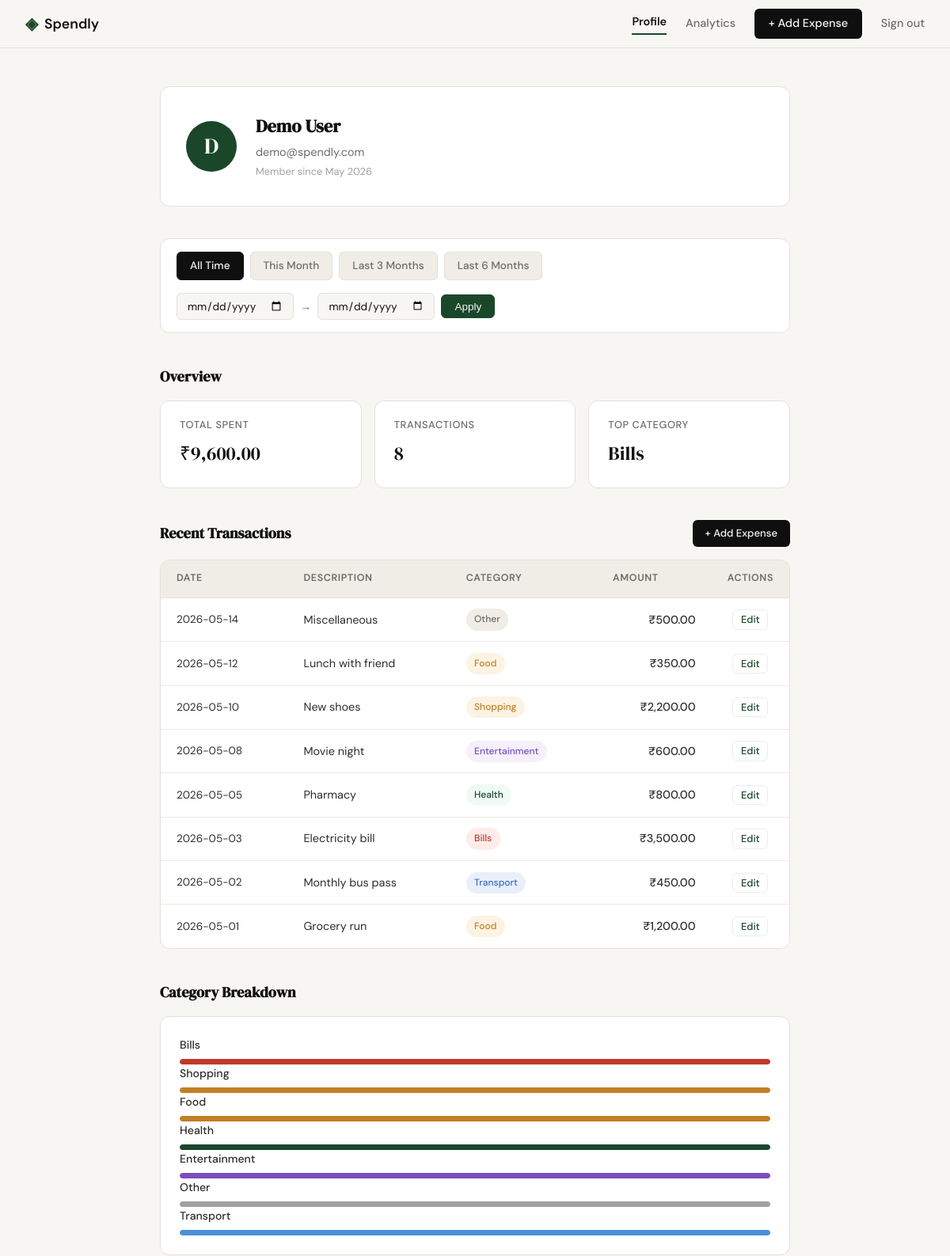
The page /profile (signed in, upper part) on the database as committed earlier.
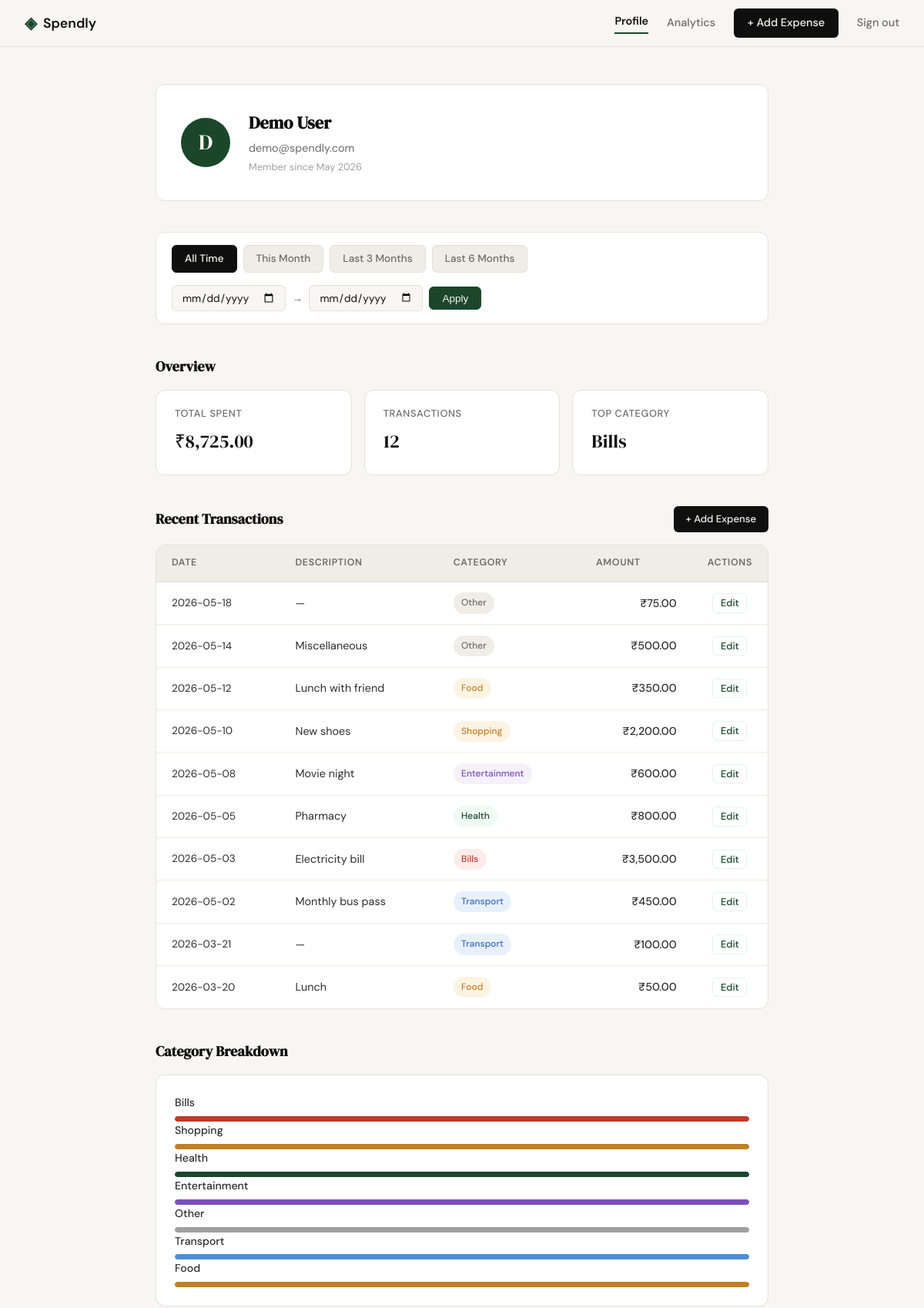
The same page on the database as committed later.
### tables this page shows
CREATE TABLE users (
            id            INTEGER PRIMARY KEY AUTOINCREMENT,
            name          TEXT    NOT NULL,
            email         TEXT    NOT NULL UNIQUE,
            password_hash TEXT    NOT NULL,
            created_at    TEXT    DEFAULT (datetime('now'))
        );

CREATE TABLE expenses (
            id          INTEGER PRIMARY KEY AUTOINCREMENT,
            user_id     INTEGER NOT NULL REFERENCES users(id),
            amount      REAL    NOT NULL,
            category    TEXT    NOT NULL,
            date        TEXT    NOT NULL,
            description TEXT,
            created_at  TEXT    DEFAULT (datetime('now'))
        );

### app.py (the view)
@app.route("/profile")
def profile():
    if not session.get("user_id"):
        return redirect(url_for("login"))
    user = get_user_by_id(session["user_id"])
    if user is None:
        session.clear()
        return redirect(url_for("login"))
    def parse_date(value):
        try:
            datetime.strptime(value, "%Y-%m-%d")
            return value
        except (ValueError, TypeError):
            return None
    date_from = parse_date(request.args.get("date_from", ""))
    date_to   = parse_date(request.args.get("date_to", ""))
    if date_from and date_to and date_from > date_to:
        flash("Start date must be before end date.")
        date_from = date_to = None
    today      = date.today()
    first_of_month = today.replace(day=1)
    presets = {
        "this_month":   (first_of_month.strftime("%Y-%m-%d"),
                         today.strftime("%Y-%m-%d")),
        "last_3_months":(( today - timedelta(days=90)).strftime("%Y-%m-%d"),
                         today.strftime("%Y-%m-%d")),
        "last_6_months":(( today - timedelta(days=180)).strftime("%Y-%m-%d"),
                         today.strftime("%Y-%m-%d")),
        "all_time":     (None, None),
    }
    active_preset = "all_time"
    if date_from and date_to:
        active_preset = "custom"
        for key, (pf, pt) in presets.items():
            if key != "all_time" and date_from == pf and date_to == pt:
                active_preset = key
                break
    uid          = session["user_id"]
    stats        = get_summary_stats(uid, date_from, date_to)
    transactions = get_recent_transactions(uid, limit=10,
                                           date_from=date_from,
                                           date_to=date_to)
    categories   = get_category_breakdown(uid, date_from, date_to)
    return render_template("profile.html",
        user          = user,
        stats         = stats,
        transactions  = transactions,
        categories    = categories,
        date_from     = date_from or "",
        date_to       = date_to   or "",
        presets       = presets,
        active_preset = active_preset,
    )

### database/db.py (called while the page is built)
def get_db():
    conn = sqlite3.connect(DB_PATH)
    conn.row_factory = sqlite3.Row
    conn.execute("PRAGMA foreign_keys = ON")
    return conn

### database/queries.py (called while the page is built)
def get_user_by_id(user_id):
    conn = get_db()
    row = conn.execute(
        "SELECT name, email, created_at FROM users WHERE id = ?",
        (user_id,)
    ).fetchone()
    conn.close()
    if row is None:
        return None
    try:
        dt           = datetime.strptime(row["created_at"][:10], "%Y-%m-%d")
        member_since = dt.strftime("%B %Y")
    except (ValueError, TypeError):
        member_since = "Unknown"
    return {
        "name":         row["name"],
        "email":        row["email"],
        "member_since": member_since,
    }

def get_recent_transactions(user_id, limit=10, date_from=None, date_to=None):
    conn   = get_db()
    params = [user_id]
    where  = "WHERE user_id = ?"
    if date_from and date_to:
        where  += " AND date BETWEEN ? AND ?"
        params += [date_from, date_to]
    params.append(limit)
    rows = conn.execute(
        f"""
        SELECT id, date, description, category, amount
        FROM expenses {where}
        ORDER BY date DESC, created_at DESC
        LIMIT ?
        """,
        params
    ).fetchall()
    conn.close()
    return [
        {
            "id":          row["id"],
            "date":        row["date"],
            "description": row["description"] or "—",
            "category":    row["category"],
            "amount":      f"₹{row['amount']:,.2f}",
        }
        for row in rows
    ]

### templates/profile.html (shortened to what this page needs)
{% extends "base.html" %}
{% block content %}
<div class="profile-page">
    <section class="profile-header">
        <div class="profile-card">
            <div class="profile-avatar">
                {{ user.name[0] | upper }}
            </div>
            <div class="profile-info">
                <h1 class="profile-name">{{ user.name }}</h1>
                <p class="profile-email">{{ user.email }}</p>
                <p class="profile-since">Member since {{ user.member_since }}</p>
            </div>
        </div>
    </section>
    <section class="profile-section">
        <div class="filter-bar">
            <div class="filter-presets">
                <a href="{{ url_for('profile') }}"
                   class="filter-btn {% if active_preset == 'all_time' %}active{% endif %}">
                    All Time
                </a>
                <a href="{{ url_for('profile', date_from=presets.this_month[0], date_to=presets.this_month[1]) }}"
                   class="filter-btn {% if active_preset == 'this_month' %}active{% endif %}">
                    This Month
                </a>
                <a href="{{ url_for('profile', date_from=presets.last_3_months[0], date_to=presets.last_3_months[1]) }}"
                   class="filter-btn {% if active_preset == 'last_3_months' %}active{% endif %}">
                    Last 3 Months
                </a>
                <a href="{{ url_for('profile', date_from=presets.last_6_months[0], date_to=presets.last_6_months[1]) }}"
                   class="filter-btn {% if active_preset == 'last_6_months' %}active{% endif %}">
                    Last 6 Months
                </a>
            </div>
            <form class="filter-custom" method="GET"
                  action="{{ url_for('profile') }}">
                <input type="date" name="date_from"
                       class="form-input filter-date"
                       value="{{ date_from }}"
                       placeholder="From">
                <span class="filter-sep">→</span>
                <input type="date" name="date_to"
                       class="form-input filter-date"
                       value="{{ date_to }}"
                       placeholder="To">
                <button type="submit" class="filter-btn filter-apply">
                    Apply
                </button>
            </form>
        </div>
    </section>
    <section class="profile-section">
        <h2 class="section-title">Overview</h2>
        <div class="stats-row">
            <div class="stat-card">
                <p class="stat-label">Total Spent</p>
                <p class="stat-value">{{ stats.total_spent }}</p>
            </div>
            <div class="stat-card">
                <p class="stat-label">Transactions</p>
                <p class="stat-value">{{ stats.transaction_count }}</p>
            </div>
            <div class="stat-card">
                <p class="stat-label">Top Category</p>
                <p class="stat-value">{{ stats.top_category }}</p>
            </div>
        </div>
    </section>
    <section class="profile-section">
        <div class="section-header">
            <h2 class="section-title">Recent Transactions</h2>
            <a href="{{ url_for('add_expense') }}" class="btn-primary btn-sm">
                + Add Expense
            </a>
        </div>
        <div class="tx-table-wrapper">
            <table class="tx-table">
                <thead>
                    <tr>
                        <th>Date</th>
                        <th>Description</th>
                        <th>Category</th>
                        <th class="tx-amount-col">Amount</th>
                        <th class="tx-actions-col">Actions</th>
                    </tr>
                </thead>
                <tbody>
                    {% for tx in transactions %}
                    <tr>
                        <td class="tx-date">{{ tx.date }}</td>
                        <td class="tx-desc">{{ tx.description }}</td>
                        <td>
                            <span class="category-badge category-{{ tx.category | lower }}">
                                {{ tx.category }}
                            </span>
                        </td>
                        <td class="tx-amount">{{ tx.amount }}</td>
                        <td class="tx-actions">
                            <a href="{{ url_for('edit_expense', id=tx.id) }}"
                               class="tx-edit-link">Edit</a>
                        </td>
                    </tr>
                    {% endfor %}
                </tbody>
            </table>
        </div>
    </section>
    <section class="profile-section">
        <h2 class="section-title">Category Breakdown</h2>
        <div class="category-breakdown">
            {% for cat in categories %}
            <div class="breakdown-row">
                <div class="breakdown-meta">
                    <span class="breakdown-name">{{ cat.name }}</span>
                </div>
                <div class="breakdown-bar-track">
                   <div class="breakdown-bar-fill category-fill-{{ cat.name | lower }}"
                     data-width="{{ cat.percentage }}">
                </div>
            </div>
            {% endfor %}
        </div>
    </section>
</div>
{% endblock %}

### templates/base.html (shortened to what this page needs)
<!DOCTYPE html>
<html lang="en">
<head>
    <link rel="stylesheet" href="{{ url_for('static', filename='css/style.css') }}">
</head>
<body>
    <nav class="navbar">
        <div class="nav-inner">
            <a href="{{ url_for('landing') }}" class="nav-brand">
                <span class="brand-icon">◈</span>
                <span class="brand-name">Spendly</span>
            </a>
           <div class="nav-links">
                {% if session.get("user_id") %}
                    <a href="{{ url_for('profile') }}"
                       class="{% if request.endpoint == 'profile' %}nav-active{% endif %}">
                        Profile
                    </a>
                    <a href="{{ url_for('analytics') }}"
                       class="{% if request.endpoint == 'analytics' %}nav-active{% endif %}">
                        Analytics
                    </a>
                    <a href="{{ url_for('add_expense') }}"
                       class="nav-cta {% if request.endpoint == 'add_expense' %}nav-active{% endif %}">
                        + Add Expense
                    </a>
                    <a href="{{ url_for('logout') }}">Sign out</a>
                {% else %}
                    <a href="{{ url_for('login') }}">Sign in</a>
                    <a href="{{ url_for('register') }}" class="nav-cta">Get started</a>
                {% endif %}
            </div>
        </div>
    </nav>
    <main class="main-content">
        {% block content %}{% endblock %}
    </main>
</body>
</html>

Rows that differ between the two databases and show on the page:
no longer on this page (row edited): expenses: date "2026-05-01", description "Grocery run", category "Food", amount "₹1,200.00"
added expenses: date "2026-05-18", description "—", category "Other", amount "₹75.00"
added expenses: date "2026-03-21", description "—", category "Transport", amount "₹100.00"
added expenses: date "2026-03-20", description "Lunch", category "Food", amount "₹50.00"
Other text that changed with them:
{{ stats.total_spent }}: "₹9,600.00" → "₹8,725.00"
{{ stats.transaction_count }}: "8" → "12"
